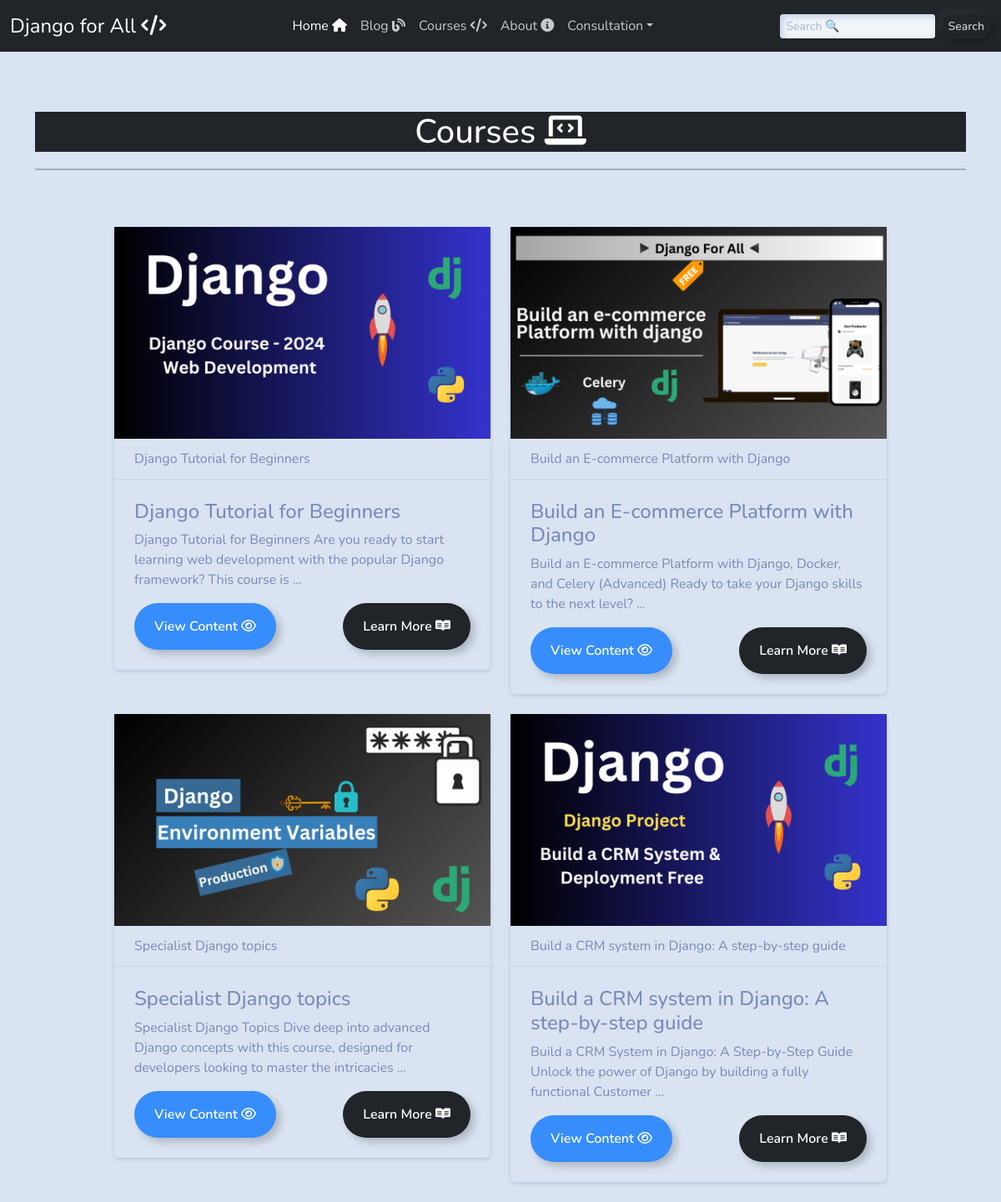
Page /courses/course/ on the committed database.
### courses/models.py (models this page shows, shortened)
class Course(models.Model):
    class Status(models.TextChoices):
        DRAFT = 'DR', 'Draft'
        PUBLISHED = 'PB', 'Published'
    title = models.CharField(max_length=250, unique=True)
    slug  = models.SlugField(unique=True)
    image = models.ImageField(upload_to='courses/images')
    content = models.TextField()
    created_at = models.DateTimeField(auto_now=True)
    publish = models.DateTimeField(default=timezone.now)
    status = models.CharField(max_length=2, choices=Status, default=Status.DRAFT)
    link = models.URLField()
    def get_course_url(self):
        return reverse('courses:course_detail', args=[self.slug])

### courses/views.py (the view)
# urls.py: path('course/', views.list_of_courses, name='list_courses'),
def list_of_courses(request):
    courses = Course.objects.filter(status=Course.Status.PUBLISHED)
    return render(request, 'courses/list_courses.html', {'courses':courses})

### templates/courses/list_courses.html (shortened to what this page needs)
{% extends 'base.html' %}
{% load blog_tags %}
{% block content %}
<div class="container mt-5">
    <br><h1 class="text-center text-bg-dark">Courses <i class="fa-solid fa-laptop-code"></i></h1><hr style="border: 1px solid #0e0c0c; margin: 20px 0;"><br><br>
    <div class="row justify-content-center">
        {% for course in courses %}
        <div class="col-md-5 mb-4">
            <div class="card shadow-sm course-card">
                <img src="{{ course.image.url }}" class="card-img-top" alt="{{ course.title }}">
                <div class="card-header">{{ course.title }}</div>
                <div class="card-body">
                    <h4 class="card-title">{{ course.title }}</h4>
                    <p class="card-text">{{ course.content|truncatewords:20 }}</p>
                    <div class="d-flex justify-content-between">
                        <a href="{{ course.link }}" class="btn btn-outline-primary" target="_blank">
                            View Content <i class="fa-regular fa-eye"></i>
                        </a>
                        <a href="{{ course.get_course_url }}" class="btn btn-outline-dark">
                            Learn More <i class="fa-brands fa-readme"></i>
                        </a>
                    </div>
                </div>
            </div>
        </div>
        {% endfor %}
    </div>
</div>
{% endblock %}

### templates/base.html (shortened to what this page needs)
{% load static %}
<!DOCTYPE html>
<html lang="en">
<head>
     <link rel="stylesheet" type="text/css" href="{% static 'css/bootstrap.css' %}">
     <link rel="stylesheet" type="text/css" href="{% static 'css/bootstrap.min.css' %}">
     <link rel="stylesheet" href="https://cdnjs.cloudflare.com/ajax/libs/font-awesome/6.0.0-beta3/css/all.min.css">
</head>
<body>
    {% include 'includes/navbar.html' %}
    {% block content %}
    {% endblock %}
</body>
</html>

### templates/includes/navbar.html (shortened to what this page needs)
{% load static %}
<nav class="navbar navbar-expand-lg bg-dark" data-bs-theme="dark">
    <div class="container-fluid">
        <a class="navbar-brand fs-4" href="{% url 'blog:index' %}">Django for All <i class="fa-solid fa-code"></i></a>
        <div class="collapse navbar-collapse" id="navbarColor02">
            <ul class="navbar-nav mx-auto fs-6">
                <li class="nav-item">
                    <a class="nav-link active" href="{% url 'blog:index' %}">Home <i class="fa-solid fa-house"></i></a>
                </li>
                <li class="nav-item">
                    <a class="nav-link" href="{% url 'blog:list_of_posts' %}">Blog <i class="fa-solid fa-blog"></i></a>
                </li>
                <li class="nav-item">
                    <a class="nav-link" href="{% url 'courses:list_courses' %}">Courses <i class="fa-solid fa-code"></i></a>
                </li>
                <li class="nav-item">
                    <a class="nav-link" href="{% url 'blog:about' %}">About <i class="fa-solid fa-circle-info"></i></a>
                </li>
                <li class="nav-item dropdown">
                    <a class="nav-link dropdown-toggle" data-bs-toggle="dropdown" href="#" role="button" aria-haspopup="true" aria-expanded="false">Consultation</a>
                </li>
            </ul>
            <form class="d-flex ms-lg-3" method="GET" action="{% url 'blog:search' %}">
                <input class="form-control form-control-sm me-2" type="search" placeholder="Search 🔍" style="color: black;" name="query">
                <button class="btn btn-secondary btn-sm" type="submit">Search</button>
            </form>
        </div>
    </div>
</nav>

### rows in the picture
Course: image (picture), title "Django Tutorial for Beginners", content "Django Tutorial for Beginners Are you ready to start learning web development with the popular Django framework? This course is …"
Course: image (picture), title "Build an E-commerce Platform with Django", content "Build an E-commerce Platform with Django, Docker, and Celery (Advanced) Ready to take your Django skills to the next level? …"
Course: image (picture), title "Specialist Django topics", content "Specialist Django Topics Dive deep into advanced Django concepts with this course, designed for developers looking to master the intricacies …"
Course: image (picture), title "Build a CRM system in Django: A step-by-step guide", content "Build a CRM System in Django: A Step-by-Step Guide Unlock the power of Django by building a fully functional Customer …"
